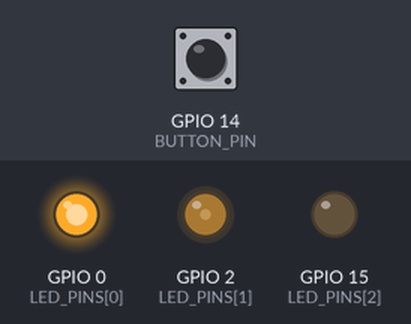
The sketch below on a simulated ESP32. Shown: output pins drawn as LEDs (lit = HIGH). Dashed ring = blinking. The inputs (shaded band) are chosen by the test bench; at power-on: GPIO 14 (BUTTON_PIN) HIGH.

Above: at 1.2 s.
1.3 s: GPIO 14 (BUTTON_PIN) pulled LOW for 0.15 s
At 2.86 s:
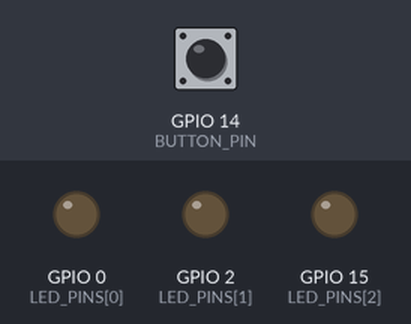
4.3 s: GPIO 14 (BUTTON_PIN) pulled LOW for 1 s
At 5.02 s:
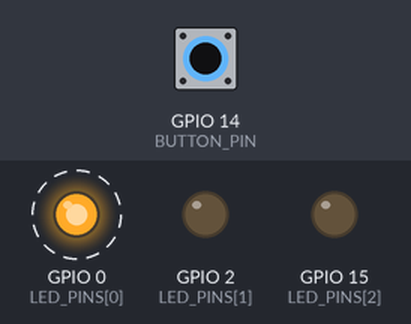
7.3 s: GPIO 14 (BUTTON_PIN) pulled LOW for 0.15 s
At 7.88 s:
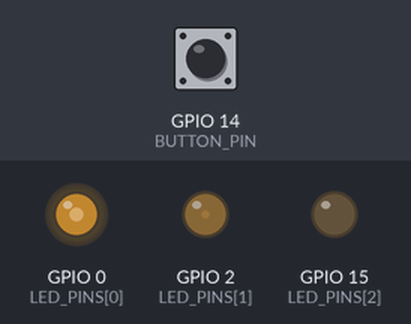
10.4 s: GPIO 14 (BUTTON_PIN) pulled LOW for 3.2 s
At 10.63 s:
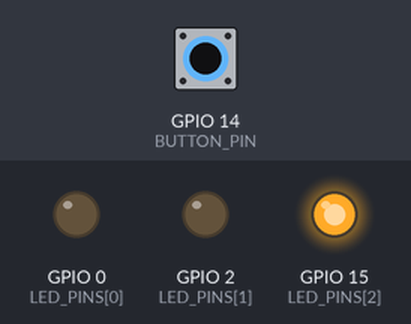
15.1 s: GPIO 14 (BUTTON_PIN) pulsed LOW 2 times (0.12 s each, 0.3 s apart)
18.7 s: GPIO 14 (BUTTON_PIN) pulled LOW for 0.15 s
Timing chart, 0 to 24.8 s (numbered marks = the images above; inputs shaded):
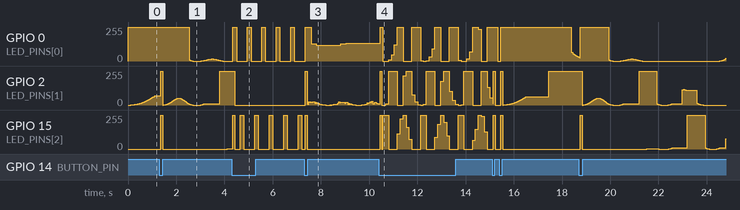

The sketch:

rgb-modes.ino
```cpp
// ── Hardware ──────────────────────────────────────────────────────────────────

const int LED_PINS[]          = {0, 2, 15};  // R, G, B
const int PWM_FREQ_HZ         = 1000;
const int PWM_RESOLUTION_BITS = 12;
const int PWM_MAX             = (1 << PWM_RESOLUTION_BITS) - 1;

// ── Button ────────────────────────────────────────────────────────────────────

// One leg to BUTTON_PIN, other leg to GND. No resistor needed.
const int BUTTON_PIN  = 14;
const int DEBOUNCE_MS = 50;

// ── Colour helpers ────────────────────────────────────────────────────────────

const float GAMMA = 2.2f;

struct Rgb { uint16_t r, g, b; };

uint16_t applyGamma(float v) {
  return (uint16_t)(powf(constrain(v, 0.0f, 1.0f), GAMMA) * PWM_MAX + 0.5f);
}

Rgb makeRgb(float r, float g, float b) {
  return { applyGamma(r), applyGamma(g), applyGamma(b) };
}

Rgb hsvToRgb(float h, float s, float v) {
  float c = v * s;
  float x = c * (1.0f - fabsf(fmodf(h / 60.0f, 2.0f) - 1.0f));
  float m = v - c;
  float r, g, b;
  if      (h <  60.0f) { r = c; g = x; b = 0.0f; }
  else if (h < 120.0f) { r = x; g = c; b = 0.0f; }
  else if (h < 180.0f) { r = 0.0f; g = c; b = x; }
  else if (h < 240.0f) { r = 0.0f; g = x; b = c; }
  else if (h < 300.0f) { r = x; g = 0.0f; b = c; }
  else                 { r = c; g = 0.0f; b = x; }
  return makeRgb(r + m, g + m, b + m);
}

void writeRgb(const Rgb& c) {
  ledcWrite(LED_PINS[0], c.r);
  ledcWrite(LED_PINS[1], c.g);
  ledcWrite(LED_PINS[2], c.b);
}

// ── Modes ─────────────────────────────────────────────────────────────────────

void modeRainbow(unsigned long t) {
  writeRgb(hsvToRgb((float)(t % 12000) / 12000.0f * 360.0f, 1.0f, 1.0f));
}

void modeBreathe(unsigned long t) {
  float breath = (sinf(TWO_PI * t / 2000.0f) + 1.0f) * 0.5f;
  writeRgb(hsvToRgb((float)(t % 8000) / 8000.0f * 360.0f, 1.0f, breath));
}

void modePolice(unsigned long t) {
  switch ((t / 150) % 4) {
    case 0: writeRgb(makeRgb(1.0f, 0.0f, 0.0f)); break;
    case 1: writeRgb(makeRgb(0.0f, 0.0f, 0.0f)); break;
    case 2: writeRgb(makeRgb(0.0f, 0.0f, 1.0f)); break;
    case 3: writeRgb(makeRgb(0.0f, 0.0f, 0.0f)); break;
  }
}

void modeFire(unsigned long t) {
  float ms      = (float)t;
  float flicker = sinf(ms * 0.013f) * sinf(ms * 0.027f + 1.1f) * sinf(ms * 0.051f + 2.5f);
  float v       = constrain(0.75f + 0.25f * flicker, 0.2f, 1.0f);
  float hue     = 15.0f + 12.0f * sinf(ms * 0.005f);
  writeRgb(hsvToRgb(hue, 1.0f, v));
}

void modeDisco(unsigned long t) {
  uint32_t h = ((uint32_t)(t / 120)) * 2654435761UL;
  writeRgb(hsvToRgb((float)(h % 360), 1.0f, 1.0f));
}

void modeHeartbeat(unsigned long t) {
  unsigned long phase = t % 1000;
  float brightness    = 0.0f;
  if      (phase <  80)  brightness = phase / 80.0f;
  else if (phase < 200)  brightness = (200.0f - phase) / 120.0f;
  else if (phase < 280)  brightness = (phase - 200.0f) / 80.0f;
  else if (phase < 400)  brightness = (400.0f - phase) / 120.0f;
  writeRgb(hsvToRgb(0.0f, 1.0f, constrain(brightness, 0.0f, 1.0f)));
}

// ── Mode sequencer ────────────────────────────────────────────────────────────

struct ModeEntry { void (*update)(unsigned long t); };

const ModeEntry MODES[] = {
  { modeRainbow   },
  { modeBreathe   },
  { modePolice    },
  { modeFire      },
  { modeDisco     },
  { modeHeartbeat },
};

const int MODE_COUNT = sizeof(MODES) / sizeof(MODES[0]);

int           modeIndex   = 0;
unsigned long modeStartMs = 0;

void advanceMode() {
  modeIndex   = (modeIndex + 1) % MODE_COUNT;
  modeStartMs = millis();

  // Brief white flash confirms the press
  writeRgb(makeRgb(1.0f, 1.0f, 1.0f));
  delay(80);
}

// ── Button handler (canonical Arduino debounce) ────────────────────────────────

int           stableButtonState = HIGH;
int           lastButtonReading = HIGH;
unsigned long lastDebounceTime  = 0;

void handleButton() {
  int           reading = digitalRead(BUTTON_PIN);
  unsigned long now     = millis();

  if (reading != lastButtonReading) {
    lastDebounceTime  = now;
    lastButtonReading = reading;
  }

  if ((now - lastDebounceTime) > DEBOUNCE_MS && reading != stableButtonState) {
    stableButtonState = reading;
    if (stableButtonState == LOW) {  // falling edge = confirmed press
      advanceMode();
    }
  }
}

// ── Arduino entry points ──────────────────────────────────────────────────────

void setup() {
  pinMode(BUTTON_PIN, INPUT_PULLUP);
  for (int i = 0; i < 3; i++) {
    ledcAttach(LED_PINS[i], PWM_FREQ_HZ, PWM_RESOLUTION_BITS);
  }
  modeStartMs = millis();
}

void loop() {
  handleButton();

  unsigned long modeT = millis() - modeStartMs;
  MODES[modeIndex].update(modeT);
}
```
